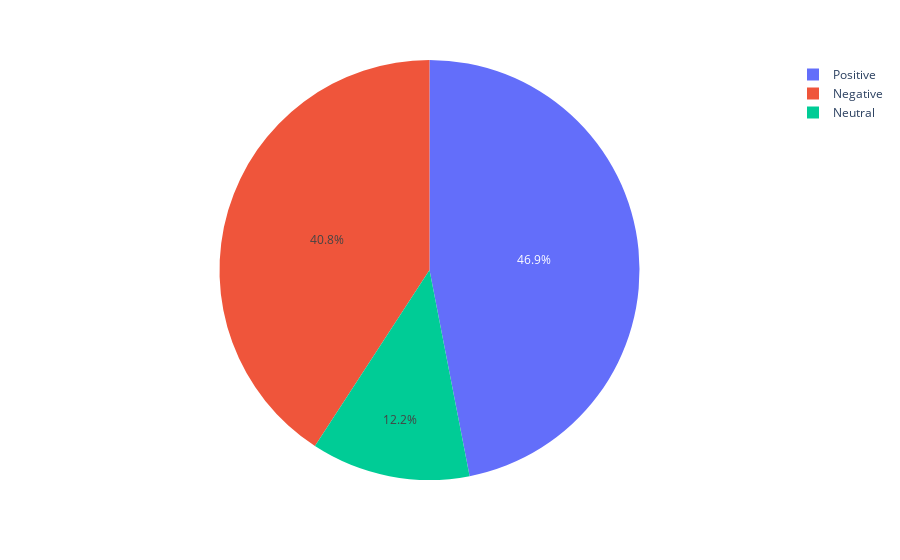

The code cell stored with this chart in its notebook:
### Code cell
today = datetime.now().isoformat()[0:10]
news_df_today =  news_df_date[news_df_date.Date == str(today)]
#index = twitter_df_pie.index
count = len(news_df_today.index)
news_sentiment_today = news_df_today.groupby("sentiment").agg({"Content":"count"})
names = news_sentiment_today.index
values = news_sentiment_today["Content"]
fig = px.pie(values=values, names=names)
fig.show()

### Figure 1 — Plotly figure (JSON) as saved in the notebook; plotly's stock layout.template omitted (floating-point values rounded to 4 significant figures)
{"data": [{"domain": {"x": [0, 1], "y": [0, 1]}, "hovertemplate": "label=%{label}<br>value=%{value}<extra></extra>", "labels": ["Negative", "Neutral", "Positive"], "legendgroup": "", "name": "", "showlegend": true, "type": "pie", "values": [40, 12, 46]}], "layout": {"legend": {"tracegroupgap": 0}, "margin": {"t": 60}}}
